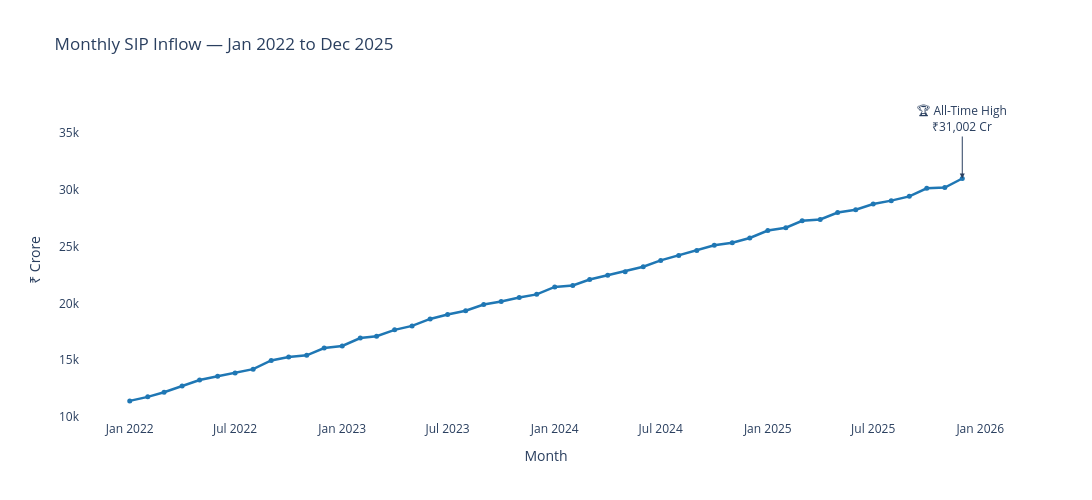

Here is the notebook cell this chart was saved with:
### Code cell
import plotly.graph_objects as go

sip["month"] = pd.to_datetime(sip["month"])

fig = go.Figure()

fig.add_trace(
    go.Scatter(
        x=sip["month"],
        y=sip["sip_inflow_crore"],
        mode="lines+markers",
        name="SIP Inflow",
        line=dict(color="#1f77b4", width=2.5),
        marker=dict(size=5)
    )
)

ath = sip.loc[sip["sip_inflow_crore"].idxmax()]

fig.add_annotation(
    x=ath["month"],
    y=ath["sip_inflow_crore"],
    text=f"🏆 All-Time High<br>₹{int(ath['sip_inflow_crore']):,} Cr",
    showarrow=True,
    arrowhead=2,
    ax=0,
    ay=-60
)

fig.update_layout(
    title="Monthly SIP Inflow — Jan 2022 to Dec 2025",
    xaxis_title="Month",
    yaxis_title="₹ Crore",
    width=1100,
    height=500,
    plot_bgcolor="white",
    paper_bgcolor="white"
)

fig.show()
